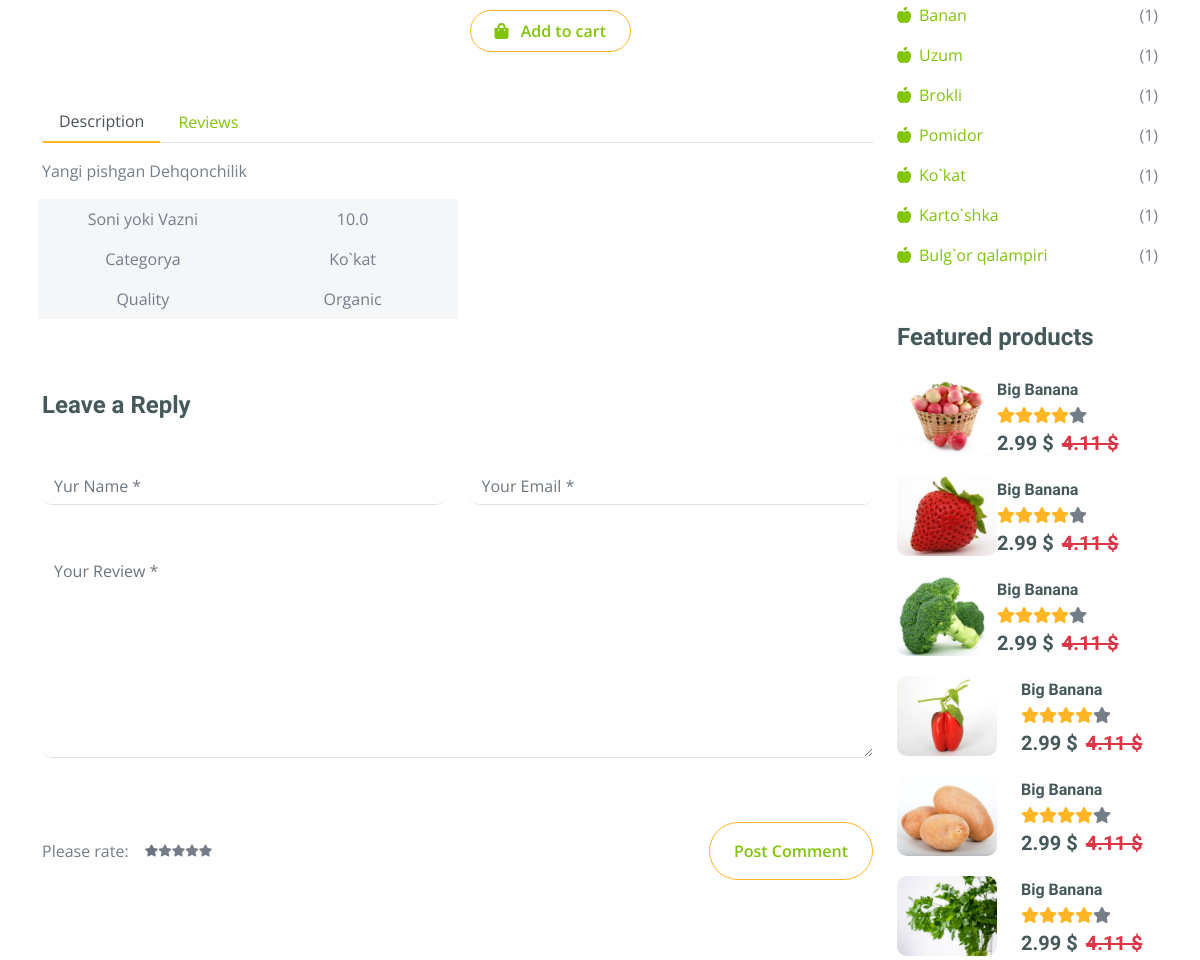
Before: /shop-detail/kokat (signed in, middle part) with the older database file.
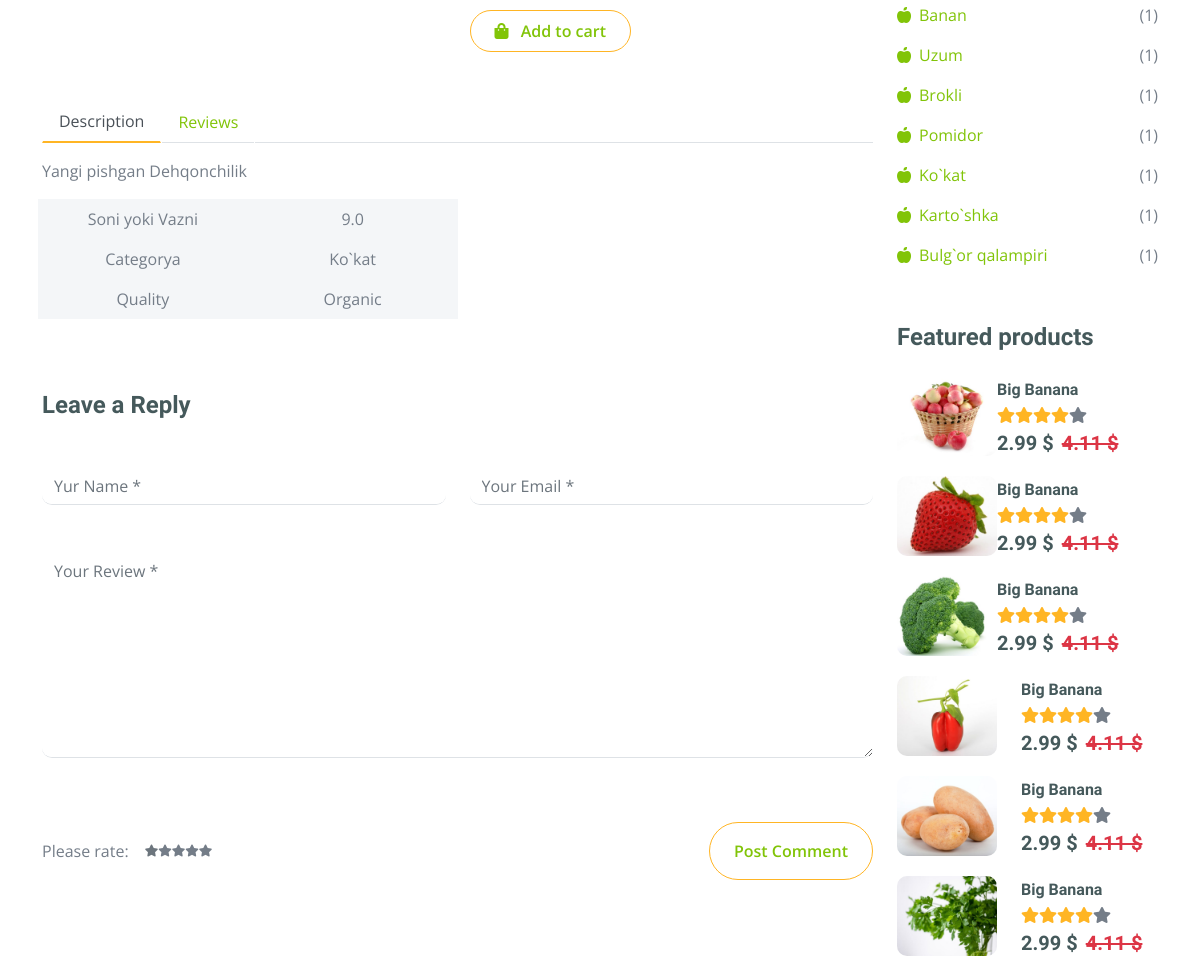
After: the same page with the newer database file.
### fath/models.py (models this page shows, shortened)
class Product(models.Model):
    category = models.ForeignKey(Category, on_delete=models.CASCADE)
    filter_choice = models.CharField(max_length=255, choices=FILTER_CHOICES, null=True)
    img = models.ImageField(upload_to='product_img/')
    name = models.CharField(max_length=255)
    body = models.TextField()
    price = models.FloatField()
    dicount = models.FloatField(blank=True, null=True)
    quantity = models.FloatField()
    slug = models.SlugField(blank=True, null=True)
    created = models.DateTimeField(auto_now_add=True)

class Category(models.Model):
    name = models.CharField(max_length=255, unique=True)
    img = models.ImageField(upload_to='category_img/')
    slug = models.SlugField(blank=True, null=True)
    parent = models.ForeignKey('self', on_delete=models.CASCADE,blank=True,null=True,related_name='subcategories')
    def __str__(self):
        return self.name

### fath/views.py (the view)
# urls.py: path('shop-detail/<slug:slug>', views.ShopDetail.as_view(), name='shop_detail'),
class ShopDetail(DetailView):
    model = models.Product
    context_object_name = 'product'
    template_name = 'fath/shop-detail.html'
    extra_context = {
        'categories': models.Category.objects.filter(parent=None)
    }
    def get_context_data(self, **kwargs):
        context = super().get_context_data(**kwargs)
        product = models.Product.objects.get(slug=self.kwargs['slug'])
        rating = models.Rating.objects.filter(product=product, user=self.request.user).first()
        context['user_rating']= rating.rating if rating else 0
        return context

### templates/fath/shop-detail.html (shortened to what the changed rows need)
{% extends 'base.html' %}
{% load static %}
{% block content %}
        <div class="container-fluid py-5 mt-5">
            <div class="container py-5">
                <div class="row g-4 mb-5">
                    <div class="col-lg-8 col-xl-9">
                        <div class="row g-4">
                            <div class="col-lg-12">
                                <div class="tab-content mb-5">
                                    <div class="tab-pane active" id="nav-about" role="tabpanel" aria-labelledby="nav-about-tab">
                                        <p>{{product.body|linebreaks}}</p>
                                        <div class="px-2">
                                            <div class="row g-4">
                                                <div class="col-6">
                                                    <div class="row bg-light align-items-center text-center justify-content-center py-2">
                                                        <div class="col-6">
                                                            <p class="mb-0">{{product.quantity}}</p>
                                                        </div>
                                                    </div>
                                                    <div class="row bg-light text-center align-items-center justify-content-center py-2">
                                                        <div class="col-6">
                                                            <p class="mb-0">{{product.category}}</p>
                                                        </div>
                                                    </div>
                                                    <div class="row bg-light text-center align-items-center justify-content-center py-2">
                                                        <div class="col-6">
                                                                <p class="mb-0">{{ product.get_filter_choice_display }}</p>
                                                        </div>
                                                    </div>
                                                </div>
                                            </div>
                                        </div>
                                    </div>
                                </div>
                            </div>
                        </div>
                    </div>
                </div>
            </div>
        </div>
        {% endblock content %}

Changed rows visible on the page:
changed Product "Yangi pishgan Dehqonchilik": quantity "10.0" → "9.0"
